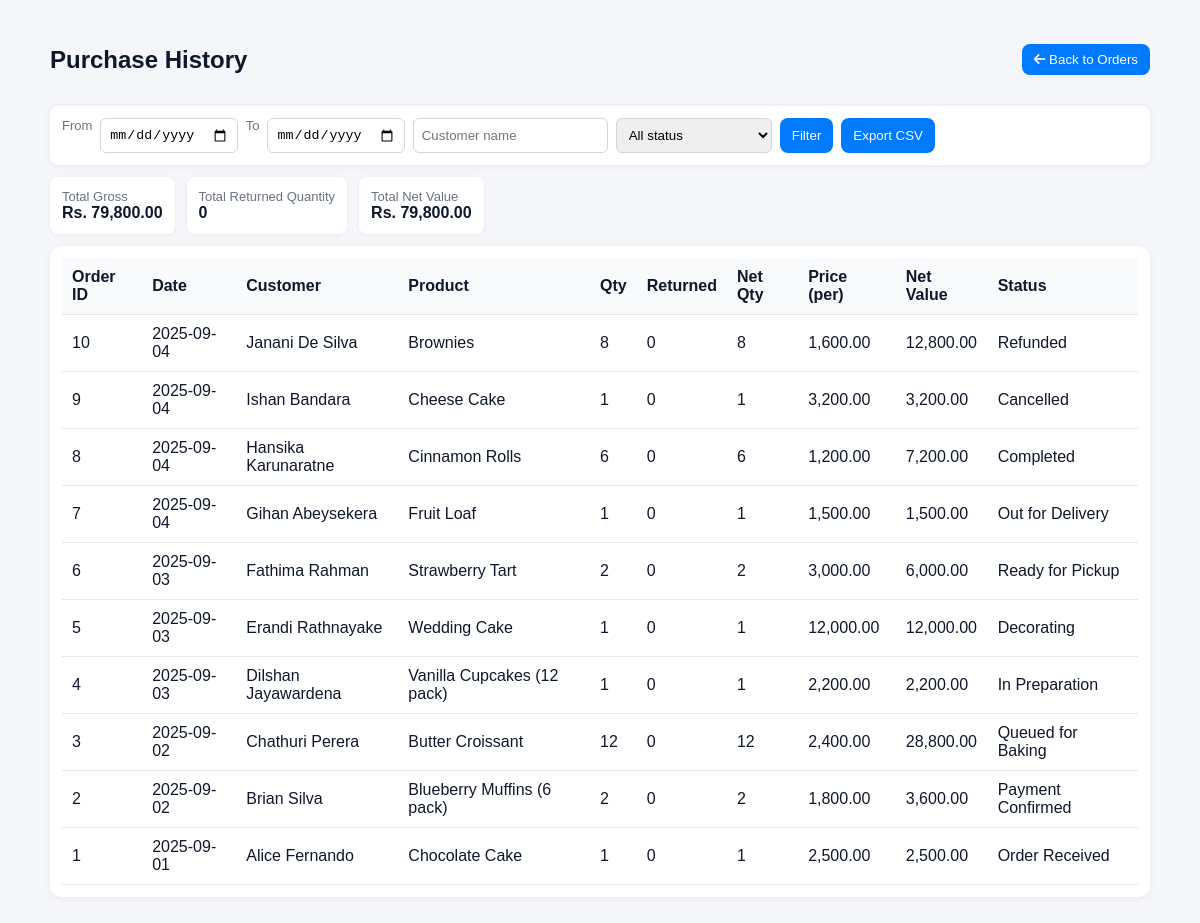
The page /order/Order-Management/purchase_history.php on the database as committed earlier.
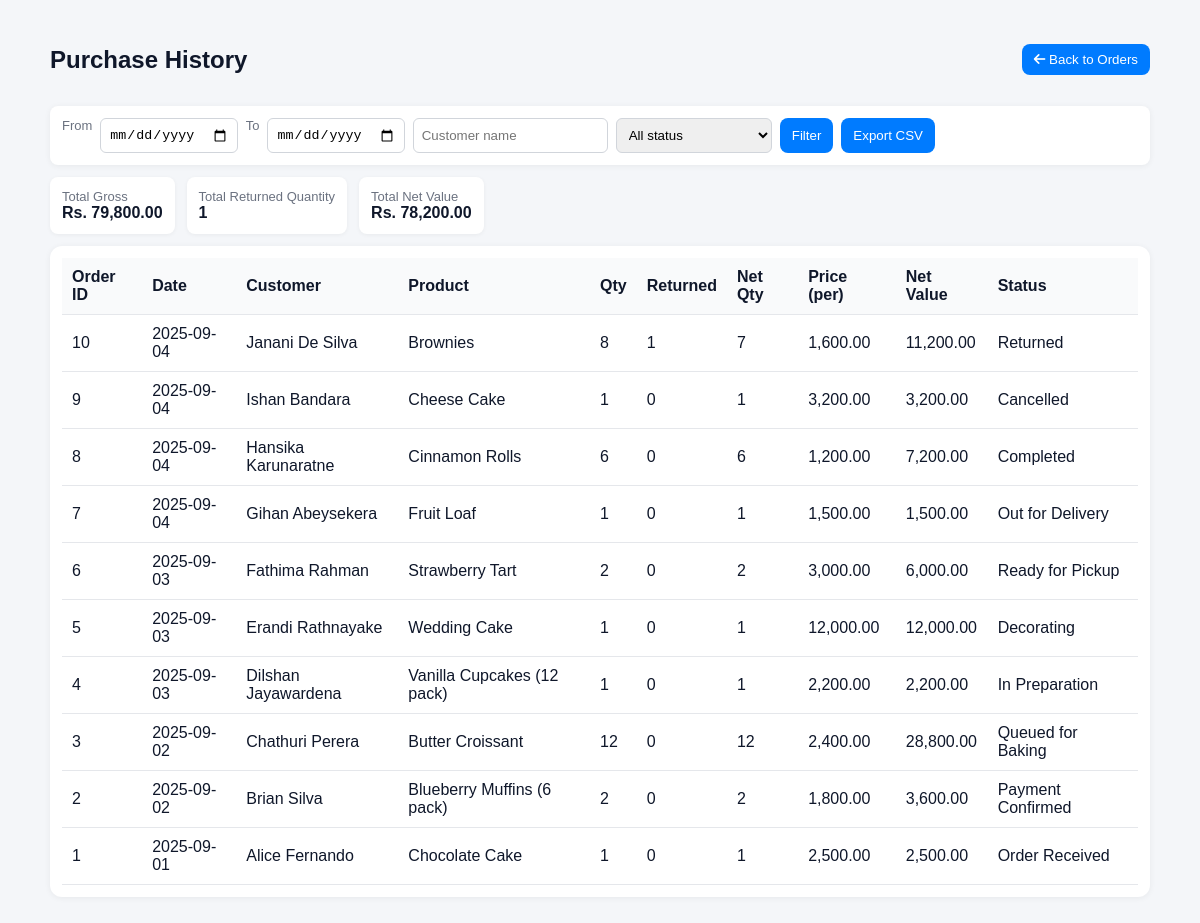
The same page on the database as committed later.
### tables this page shows
CREATE TABLE `orders` (
  `id` int(11) NOT NULL,
  `order_date` date NOT NULL,
  `customer` varchar(100) NOT NULL,
  `product` varchar(100) NOT NULL,
  `quantity` int(11) NOT NULL DEFAULT 1,
  `original_quantity` int(11) NOT NULL DEFAULT 0,
  `price` decimal(10,2) NOT NULL DEFAULT 0.00,
  `original_price` decimal(10,2) NOT NULL DEFAULT 0.00,
  `status` enum('Order Received','Payment Confirmed','Queued for Baking','In Preparation','Decorating','Ready for Pickup','Out for Delivery','Completed','Cancelled','Refunded','Returned','Pending','Partially Returned') NOT NULL DEFAULT 'Order Received',
  `created_at` timestamp NOT NULL DEFAULT current_timestamp(),
  `updated_at` timestamp NOT NULL DEFAULT current_timestamp() ON UPDATE current_timestamp()
);

### order/Order-Management/purchase_history.php (the view, shortened to what this page needs)
<?php
$host = "localhost";
$user = "root";
$pass = "";
$db   = "gt";
$conn = new mysqli($host, $user, $pass, $db);
$conn->set_charset('utf8mb4');
$from = !empty($_GET['from']) ? $_GET['from'] : '';
$to   = !empty($_GET['to'])   ? $_GET['to']   : '';
$customer = !empty($_GET['customer']) ? trim($_GET['customer']) : '';
$whereSql = '';
$sql = "
SELECT
  o.id, o.order_date, o.customer, o.product, o.quantity, o.price, o.status,
  COALESCE(r.sum_qty,0) AS returned_qty,
  GREATEST(o.quantity - COALESCE(r.sum_qty,0), 0) AS net_quantity,
  (o.price * GREATEST(o.quantity - COALESCE(r.sum_qty,0), 0)) AS net_value
FROM orders o
LEFT JOIN (
  SELECT order_id, SUM(quantity) AS sum_qty
  FROM returns
  GROUP BY order_id
) r ON r.order_id = o.id
{$whereSql}
ORDER BY o.order_date DESC, o.id DESC
LIMIT 1000";
$stmt = $conn->prepare($sql);
$stmt->execute();
$res = $stmt->get_result();
$rows = $res->fetch_all(MYSQLI_ASSOC);
$totalGross = 0.0;
$totalNet = 0.0;
$totalReturnedQty = 0;
foreach ($rows as $r) {
    $qty = (int)($r['quantity'] ?? 0);
    $ret = (int)($r['returned_qty'] ?? 0);
    $netQty = max(0, (int)($r['net_quantity'] ?? 0));
    $price = (float)($r['price'] ?? 0.0);
    $netValue = (float)($r['net_value'] ?? ($price * $netQty));
    $totalGross += $price * $qty;
    $totalReturnedQty += $ret;
    $totalNet += $netValue;
}
?>
<!doctype html>
<html>
<head>
<link rel="stylesheet" href="https://cdnjs.cloudflare.com/ajax/libs/font-awesome/6.6.0/css/all.min.css"/>
</head>
<body>
<div class="container">
  <div class="header">
    <h2>Purchase History</h2>
    <div>
      <button class="btn" onclick="window.location.href='order.php'"><i class="fa-solid fa-arrow-left"></i> Back to Orders</button>
    </div>
  </div>
  <form method="get" class="filter" onsubmit="">
    <label for="from" class="muted">From</label>
    <input type="date" id="from" name="from" value="<?= htmlspecialchars($from) ?>">
    <label for="to" class="muted">To</label>
    <input type="date" id="to" name="to" value="<?= htmlspecialchars($to) ?>">
    <input type="text" name="customer" placeholder="Customer name" value="<?= htmlspecialchars($customer) ?>">
    <select name="status">
      <option value="">All status</option>
    </select>
    <button class="btn" type="submit">Filter</button>
    <button class="btn" type="button" id="exportCsv">Export CSV</button>
  </form>
  <div class="summary">
    <div class="card">
      <div class="muted">Total Gross</div>
      <div><strong>Rs. <?= number_format($totalGross,2) ?></strong></div>
    </div>
    <div class="card">
      <div class="muted">Total Returned Quantity</div>
      <div><strong><?= (int)$totalReturnedQty ?></strong></div>
    </div>
    <div class="card">
      <div class="muted">Total Net Value</div>
      <div><strong>Rs. <?= number_format($totalNet,2) ?></strong></div>
    </div>
  </div>
  <div class="table-wrap">
    <table id="historyTable">
      <thead>
        <tr>
          <th>Order ID</th>
          <th>Date</th>
          <th>Customer</th>
          <th>Product</th>
          <th>Qty</th>
          <th>Returned</th>
          <th>Net Qty</th>
          <th>Price (per)</th>
          <th>Net Value</th>
          <th>Status</th>
        </tr>
      </thead>
      <tbody>
        <?php if(empty($rows)): ?>
          <tr><td colspan="10" style="text-align:center;padding:18px">No purchases found</td></tr>
        <?php else: foreach($rows as $r): ?>
          <tr>
            <td><?= htmlspecialchars($r['id']) ?></td>
            <td><?= htmlspecialchars($r['order_date']) ?></td>
            <td><?= htmlspecialchars($r['customer']) ?></td>
            <td><?= htmlspecialchars($r['product']) ?></td>
            <td><?= (int)$r['quantity'] ?></td>
            <td><?= (int)$r['returned_qty'] ?></td>
            <td><?= (int)$r['net_quantity'] ?></td>
            <td><?= number_format((float)$r['price'], 2) ?></td>
            <td><?= number_format((float)$r['net_value'], 2) ?></td>
            <td><?= htmlspecialchars($r['status']) ?></td>
          </tr>
        <?php endforeach; endif; ?>
      </tbody>
    </table>
  </div>
</div>
</body>
</html>

Rows that differ between the two databases and show on the page:
changed orders "Janani De Silva": returned_qty "0" → "1"; net_quantity "8" → "7"; net_value "12,800.00" → "11,200.00"; status "Refunded" → "Returned"
Other text that changed with them:
$totalReturnedQty: "0" → "1"
$totalNet: "79,800.00" → "78,200.00"
